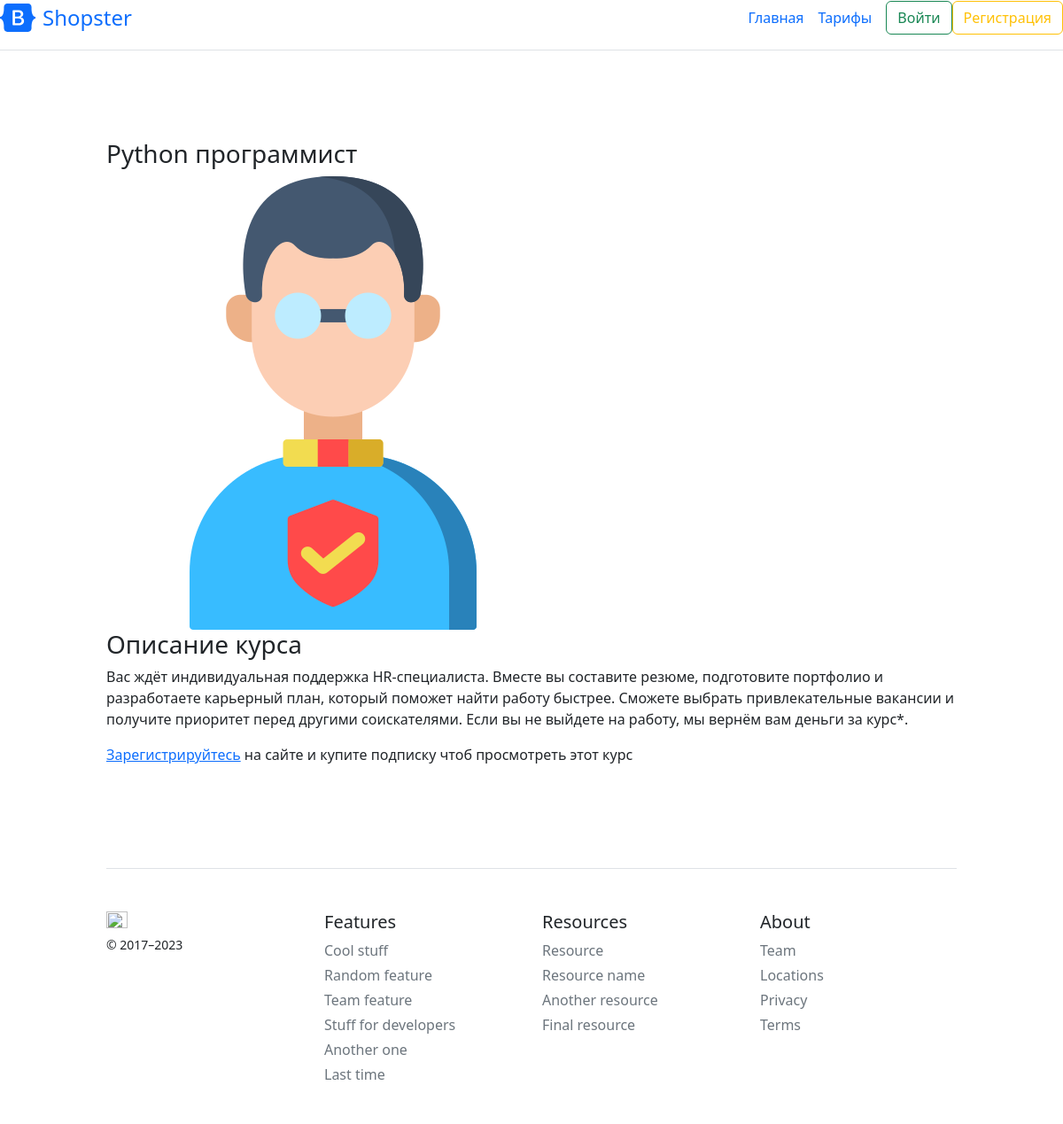
The page /course/python on the database its author committed.
### courses/models.py (models this page shows, shortened)
class Course(models.Model):
    slug = models.SlugField(
        default='default-slug')  # полное название url к определенному курсу- поле отвечает только за url
    title = models.CharField(max_length=120)
    description = models.TextField()  # без ограничения на длину текса для описания курса
    img = models.ImageField(default='default.png', upload_to='course_images')
    free = models.BooleanField(default=True) #платность курса выставляет галочку
    def __str__(self):  # при выводе обекта этого класа будет выведелено его title
        return self.title

### courses/views.py (the view)
# urls.py: path('course/<slug>', views.CourseDetailPage.as_view(), name='course-detail'),
class CourseDetailPage(DetailView):
    model = Course  # какая таблица используеться
    template_name = 'courses/course-detail.html'  # какой шаблон используеться
    def get_context_data(self, *, object_list=None, **kwargs):  # для передачи данных в сам шаблон
        ctx = super(CourseDetailPage, self).get_context_data(**kwargs)  # обращеие к ListView
        ctx['title'] = Course.objects.filter(
            slug=self.kwargs[
                'slug']).first()  # перебрать все обьекты в этой модели с фильтром значения slug как и в url адресе. first - один обьект выбираем
        ctx['lessons'] = Lesson.objects.filter(course=ctx[
            'title']).order_by(
            'number')  # название курса соответствует полю курс- вибрать все уроки курса название которого соответствуют странице на который мы сейчсас
        return ctx

### courses/templates/courses/course-detail.html (shortened to what this page needs)
{% extends 'courses/main-layout.html' %}
{% load crispy_forms_tags %}
{% block main_section %}
<div class="main-block">
    <div class="one-course">
        <h3>{{ object.title }}</h3>
        {% if object.img %}
        <img src="{{ object.img.url }}" alt="{{ object.title }}">
        {% else %}
        <img src="/pictures/default.png" alt="{{ object.title }}">
        {% endif %}
    </div>
    <div class="aside-course">
        <h3>Описание курса</h3>
        <p>{{ object.description }}</p>
        {% if object.free == True %}
        <ul>
            {% for lesson in lessons %}
            <li><a href="{{ lesson.get_absolute_url }}">{{ lesson.title }}</a></li>
            {% endfor %}
        </ul>
        {% else %}
        {% if not user.is_authenticated %}
        <p><a href="{% url 'reg' %}">Зарегистрируйтесь</a> на сайте и купите подписку чтоб просмотреть этот курс</p>
        {% endif %}
        {% endif %}
    </div>
</div>
{% endblock %}

### courses/static/courses/main.css (style rules this page uses)
body { background: #fafafa; }
.courses, .main-block { display: flex; justify-content: space-between; flex-wrap: wrap; align-items: center; width: 80%; margin: 100px 10%; }
.main-block { justify-content: flex-start; align-items: flex-start; }
.one-course { margin-right: 100px; }

### rows shown on the page
Course: title "Python программист", img (picture), description "Вас ждёт индивидуальная поддержка HR-специалиста. Вместе вы составите резюме, подготовите портфолио и разработаете карьерный план, который поможет найти работу быстрее. Сможете выбрать привлекательные вакансии и получите приоритет перед другими соискателями. Если вы не выйдете на работу, мы вернём вам деньги за курс*."
